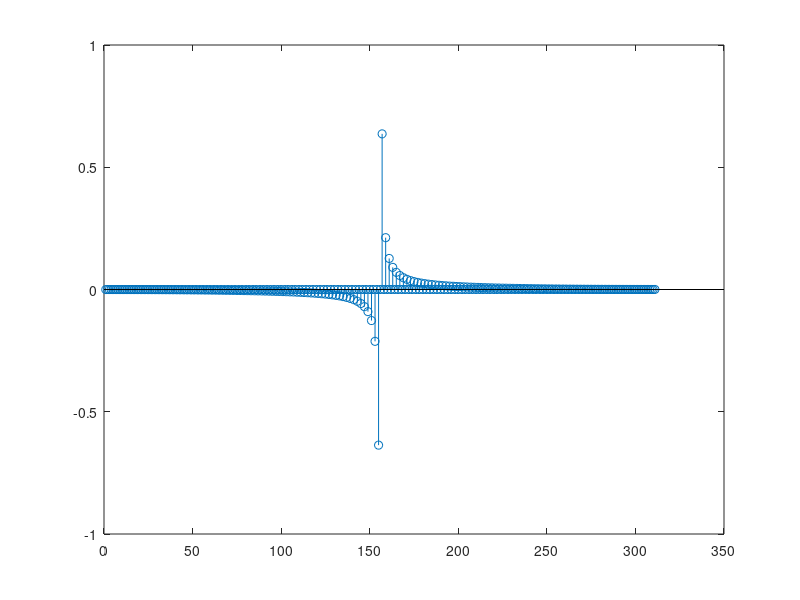

Source code (MATLAB): (Note: this script raises an error after producing the figure.)
clc;
clear;
close all;
Nw=311;
N=311;%正交移相器的阶数
% 
win_rect = rectwin(Nw); % 矩形窗函数
win_hamming = hamming(Nw); % 汉明窗函数
win_hann = hann(Nw); % 海宁窗函数
win_blackman = blackman(Nw); % 布莱克曼窗函数
%正交移相器
win_hamming=[win_hamming' zeros(1,N-Nw)];
N=311;%正交移相器的阶数
h(1:N)=0;
m=(N-1)/2;
h(1:2:N)=2./(((0:2:N-1)-m)*pi);
  h=h.*win_hamming;
stem(h);
% %h2(1:N)=h1(1-m:N-m);
filename = "D:\Thr_1\FIR\music.5u-32.wav"; % 音频文件名
[xn, Fs] = audioread(filename); 
% % 读取音频文件
y1(1:3+length(xn))=0;
y1(m+1:length(xn)+m)=xn;
figure;
subplot(211);plot(xn);title("原信号")
subplot(212);plot(y1);title("时移信号")
%  y2=convolution(xn, h, 480000);
%自己封装的重叠相加法0.818
%  y2=conv(h,xn);
%直接卷积法0.229
 y2=fftfilt(h,xn,100);
%matlab库函数实现重叠相加0.627
y2=y2';
% clear xn;
%扩展y1和y2向量的长度
if length(y1) > length(y2)
y22 = [y2, zeros(1, length(y1) - length(y2))];
y12=y1;
else
y12 = [y1, zeros(1, length(y2) - length(y1))];
y22=y2;
end
clear y1 y2;
y=y12+1i*y22;

% %计算频率轴
f = (0:length(xn)-1)*Fs/length(xn);
f1 = (0:length(y)-1)*Fs/length(y);
figure;
subplot(2,1,1);plot(f,abs(fft(xn)));
subplot(2,1,2);plot(f1,abs(fft(y)));
fcg1=9000/Fs;
Nl=50;
% 选择窗函数
window = blackman(N+1); % 选择汉明窗

% 计算窗函数的系数
h = fir1(N, fcg1, 'low', window);

% fc = 7e3/2; % 截止频率为7kHz
% N1 = confirmN(fc,9000,Fs,8*pi);
fcg1=9000/Fs;
fil=fir1(20,fcg1,'low');
z=filter(h,1,y);